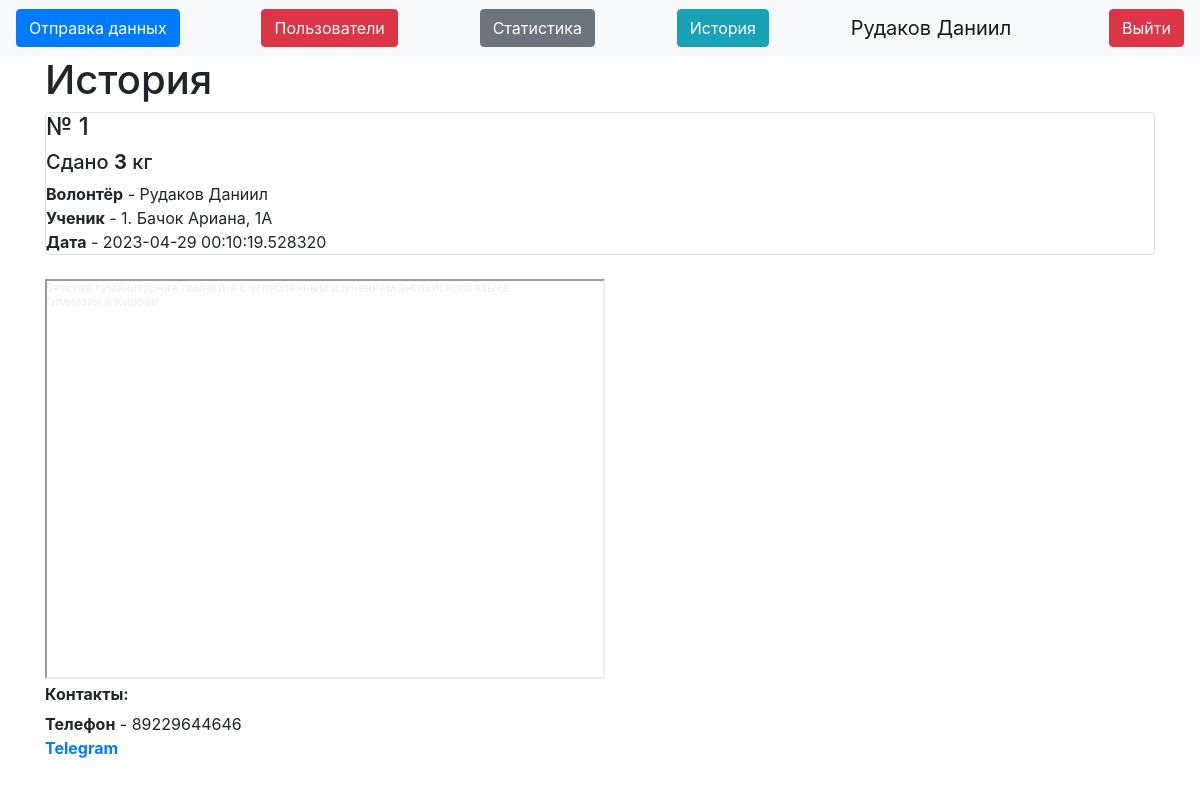
Screenshot of /history (signed in) with the database file from the repository.
### data/users.py (models this page shows, shortened)
class User(SqlAlchemyBase, UserMixin):
    __tablename__ = 'users'
    id = sqlalchemy.Column(sqlalchemy.Integer,
                           primary_key=True, autoincrement=True)
    name = sqlalchemy.Column(sqlalchemy.String, nullable=True)
    about = sqlalchemy.Column(sqlalchemy.String, nullable=True)
    email = sqlalchemy.Column(sqlalchemy.String,
                              index=True, unique=True, nullable=True)
    hashed_password = sqlalchemy.Column(sqlalchemy.String, nullable=True)
    is_admin = sqlalchemy.Column(sqlalchemy.Boolean)
    got = sqlalchemy.Column(sqlalchemy.Integer, default=0)
    got_pupils = sqlalchemy.Column(sqlalchemy.Integer, default=0)
    kilograms = orm.relationship("Kilograms", back_populates='user')

### data/kilograms.py (models this page shows)
class Kilograms(SqlAlchemyBase):
    __tablename__ = 'kilograms'
    id = sqlalchemy.Column(sqlalchemy.Integer,
                           primary_key=True, autoincrement=True)
    value = sqlalchemy.Column(sqlalchemy.Integer)
    created_date = sqlalchemy.Column(sqlalchemy.DateTime,
                                     default=(datetime.datetime.now() + datetime.timedelta(hours=3)))
    user_id = sqlalchemy.Column(sqlalchemy.Integer,
                                sqlalchemy.ForeignKey("users.id"))
    pupil_id = sqlalchemy.Column(sqlalchemy.Integer, sqlalchemy.ForeignKey("Pupils.id"))
    user = orm.relationship('User')
    pupil = orm.relationship("Pupils")

### data/Pupils.py (models this page shows)
class Pupils(SqlAlchemyBase):
    __tablename__ = 'Pupils'
    id = sqlalchemy.Column(sqlalchemy.Integer, autoincrement=True, primary_key=True)
    name = sqlalchemy.Column(sqlalchemy.String)
    value = sqlalchemy.Column(sqlalchemy.Integer, default=0)
    grade = sqlalchemy.Column(sqlalchemy.String)
    kilo = orm.relationship("Kilograms", back_populates="pupil")

### server.py (the view)
@app.route("/history")
def history():
    db_sess = db_session.create_session()
    kilo = db_sess.query(Kilograms)
    return render_template("history.html", kilo=kilo)

### data/db_session.py (called while the page is built)
def create_session() -> Session:
    global __factory
    return __factory()

### server.py (called while the page is built)
@login_manager.user_loader
def load_user(user_id):
    db_sess = db_session.create_session()
    return db_sess.query(User).get(user_id)

### templates/history.html
{% extends "base.html" %}
{% block content %}
{% if current_user.is_authenticated %}
<h1 xmlns="http://www.w3.org/1999/html">История</h1>
{% for item in kilo%}
<div class="col-md6 border rounded">
    <h4>№ {{item.id}}</h4>
    <h5>
        Сдано <b>{{item.value}}</b> кг
    </h5>
    <div>
        <b>Волонтёр</b> - {{item.user.name}}</br>
        <b>Ученик</b> - {{item.pupil.name}}, {{item.pupil.grade}}</br>
        <b>Дата</b> - {{item.created_date}}
    </div>
</div>
{% endfor %}
{% endif %}
{% endblock %}

### templates/base.html (shortened to what this page needs)
<!doctype html>
<html lang="en">
<head>
    <link rel="stylesheet"
          href="https://stackpath.bootstrapcdn.com/bootstrap/4.4.1/css/bootstrap.min.css"
>
</head>
<body>
<header>
    <nav class="navbar navbar-light bg-light">
        {% if current_user.is_authenticated %}
        <a type="button" class="btn btn-primary" href="/">Отправка данных</a>
        {% if current_user.is_admin %}
        <a class="btn btn-danger" href="/users">Пользователи</a>
        <a class="btn btn-secondary" href="/stats">Статистика</a>
        {% endif %}
        <a class="btn btn-info" href="/history">История</a>
        <a class="navbar-brand" href="">{{ current_user.name }}</a>
        <a class="btn btn-danger" href="/logout">Выйти</a>
        {% else %}
        <p>
            <a class="btn btn-success" href="/login">Войти</a>
        </p>
        {% endif %}
    </nav>
</header>
<main role="main" class="container">
    {% block content %}{% endblock %}
    <div style="position:relative;overflow:hidden;"><a href="https://yandex.ru/maps/org/vyatskaya_gumanitarnaya_gimnaziya_s_uglublennym_izucheniyem_angliyskogo_yazyka/242665774091/?utm_medium=mapframe&utm_source=maps" style="color:#eee;font-size:12px;position:absolute;top:0px;">Вятская гуманитарная гимназия с углубленным изучением английского языка</a><a href="https://yandex.ru/maps/46/kirov/category/gymnasium/184106234/?utm_medium=mapframe&utm_source=maps" style="color:#eee;font-size:12px;position:absolute;top:14px;">Гимназия в Кирове</a><iframe src="https://yandex.ru/map-widget/v1/?indoorLevel=1&ll=49.677390%2C58.600535&mode=search&oid=242665774091&ol=biz&z=17.34" width="560" height="400" frameborder="1" allowfullscreen="true" style="position:relative;"></iframe></div>
    <h6><b>Контакты:</b></h6>
    <div>
        <b>Телефон</b> - 89229644646</br>
        <b><a href="https://t.me/mc_Danik">Telegram</a></b>
    </div>
</main>
</body>
</html>

### rows the page displays
User: name "Рудаков Даниил"
Kilograms: id "1", value "3", user.name "Рудаков Даниил", pupil.name "1. Бачок Ариана", pupil.grade "1А", created_date "2023-04-29 00:10:19.528320"
